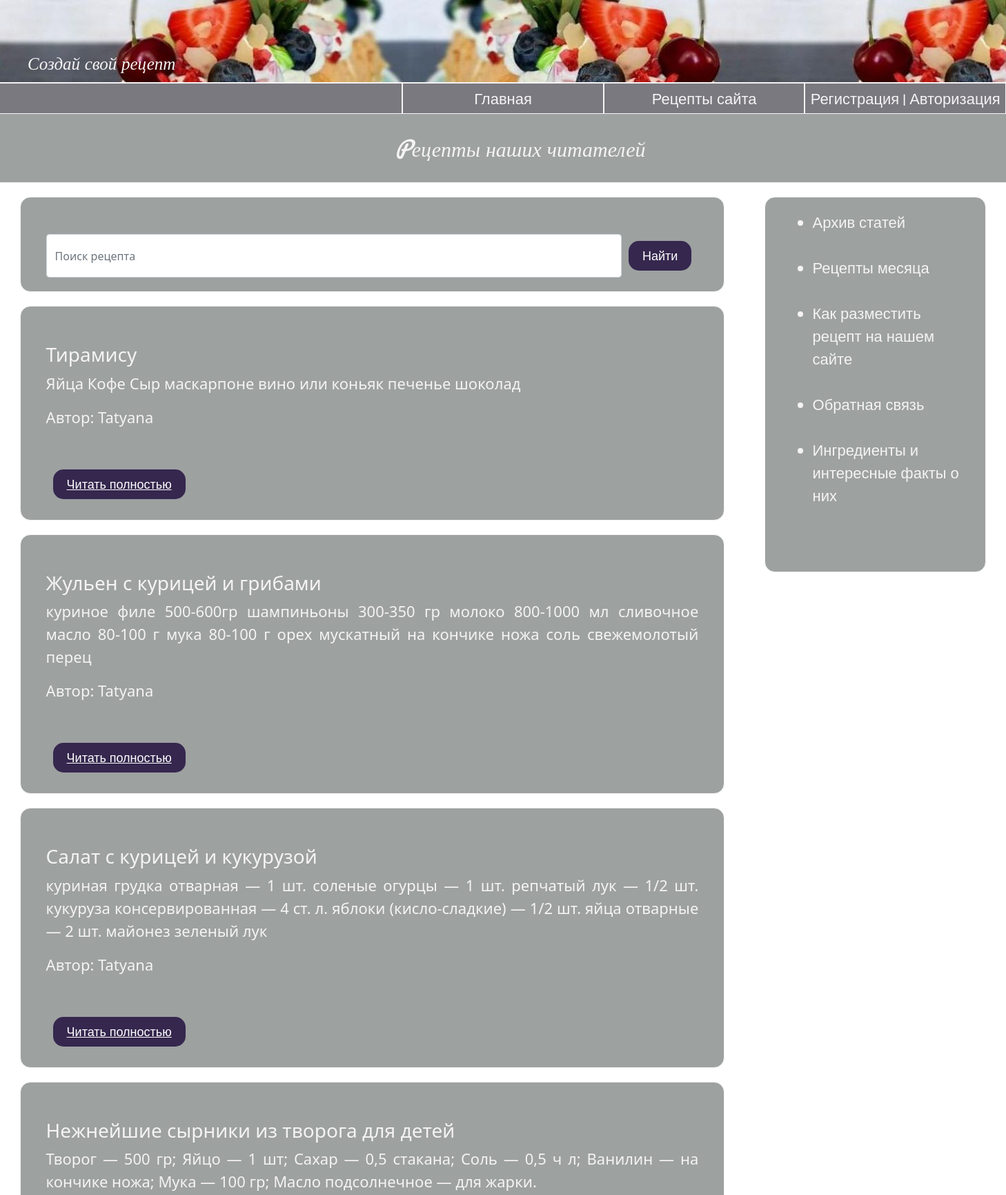
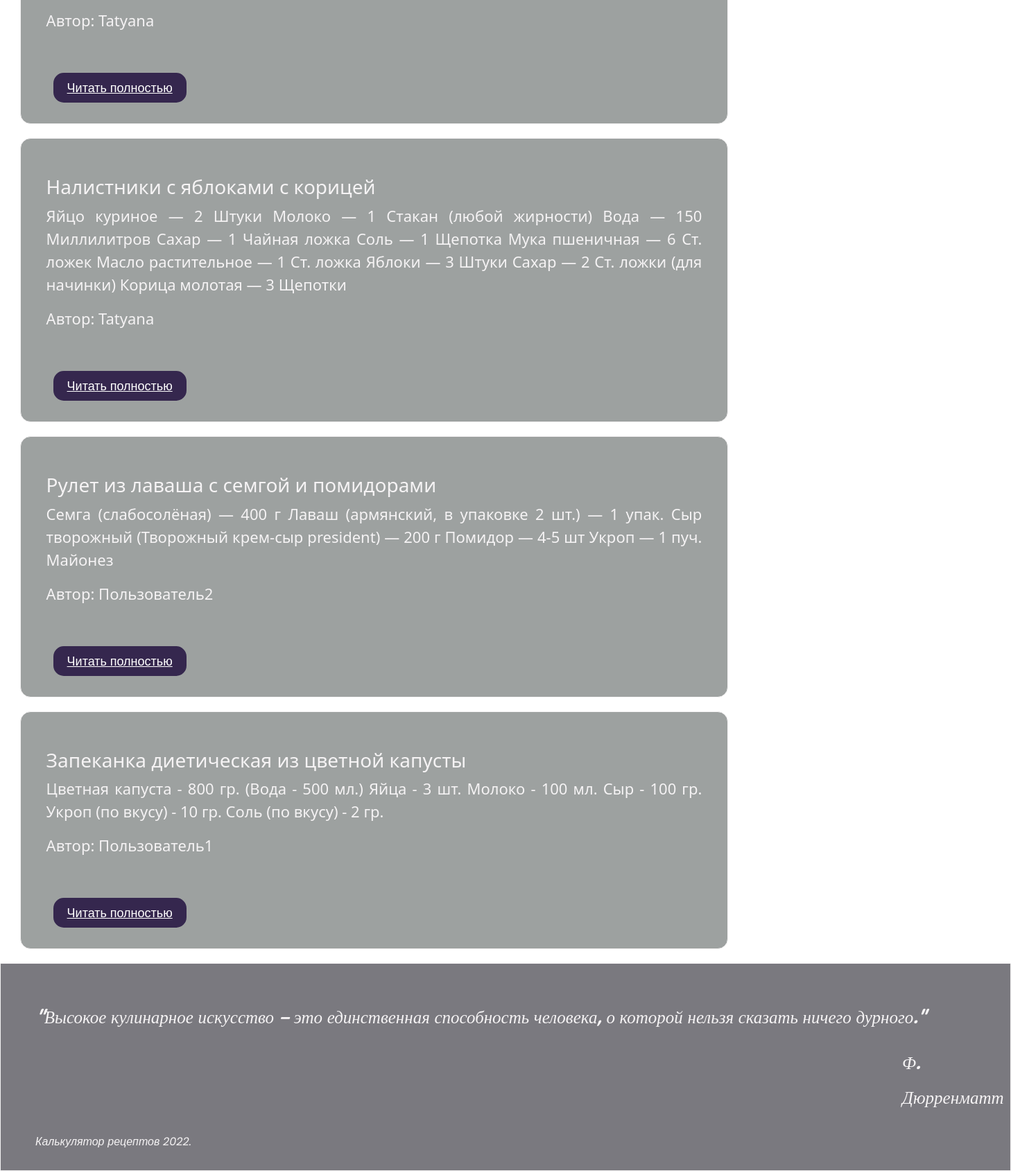
The page /db_recipes/ on the database its author committed (2 pictures, top to bottom).
### db_recipes/models.py (models this page shows, shortened)
class Recipes(models.Model):
    author = models.ForeignKey(User, on_delete = models.CASCADE, verbose_name='Автор', blank = True, null = True, related_name='author')
    title = models.CharField (max_length=100, verbose_name='Название рецепта')
    compound = models.TextField(max_length=500, verbose_name='Ингрeдиенты')
    cooking = models.TextField(max_length=2000, verbose_name='Процесс приготовления')
    recipe_of_month = models.CharField (max_length=100, verbose_name='Отметка "рецепт" месяца', default='no')
    class Meta:
        db_table='recipe'
        verbose_name='Рецепт'
        verbose_name_plural = 'Рецепты'

### db_recipes/views.py (the view)
# urls.py: path('', views.all_recipes, name='all_recipes'),
def all_recipes(request):
    search_guery = request.GET.get('q', '')
    if search_guery:
        rec = Recipes.objects.filter(title__icontains=search_guery)
    else:
        rec = Recipes.objects.order_by('-id')
    return render(request, 'db_recipes/all_recipes.html', {'rec': rec})

### db_recipes/templates/db_recipes/all_recipes.html
{% extends 'main/layout.html' %}
{% block greeting%} Pецепты наших читателей {% endblock %}
{% block content%}
<div id="main">
 <br>
 <form method="get" action="{%url 'search'%}" class="d-flex editContent">
     <input type="search" placeholder="Поиск рецепта" name="q" class="form-control" required="">
     <button type="submit"  class="button_add">
         <span class="fa fa-search" aria-hidden="true">Найти</span>
     </button>
 </form>
  </div>
        {% for el in rec%}
        <div id="main">
          <br>
          <h3>{{ el.title }}</h3>
          <p>{{ el.compound}}</p>
          <p>Автор: {{el.author}}</p>
          <br>
          <a href={% url 'recipe-detail' el.id %} class="button_add"'>Читать полностью</a>
        </div>
        {% endfor %}
{% endblock %}

### main/static/main/css/main.css (style rules this page uses)
* { margin: 0; padding: 0; }
#main, .aside { margin-top: 20px; border: 1px solid #f5f3f4; opacity: 100%; background:#9da1a0; margin-left: 2%; border-radius: 15px; }
#main { width:70%; color: #f5f3f4; font-size: 22px; text-align:justify; float: left; padding: 20px 2.5%; }
.button_add , .button_cancel { color: white; float:left; border-radius: 15px; background:#35274e; font-size: 18px; padding: 8px 20px; font-family: 'Poppins', sans-serif; border: none; margin:10px; }

### rows shown on the page
Recipes: title "Тирамису", compound "Яйца Кофе Сыр маскарпоне вино или коньяк печенье шоколад", author "Tatyana"
Recipes: title "Жульен с курицей и грибами", compound "куриное филе 500-600гр шампиньоны 300-350 гр молоко 800-1000 мл сливочное масло 80-100 г мука 80-100 г орех мускатный на кончике ножа соль свежемолотый перец", author "Tatyana"
Recipes: title "Салат с курицей и кукурузой", compound "куриная грудка отварная — 1 шт. соленые огурцы — 1 шт. репчатый лук — 1/2 шт. кукуруза консервированная — 4 ст. л. яблоки (кисло-сладкие) — 1/2 шт. яйца отварные — 2 шт. майонез зеленый лук", author "Tatyana"
Recipes: title "Нежнейшие сырники из творога для детей", compound "Творог — 500 гр; Яйцо — 1 шт; Сахар — 0,5 стакана; Соль — 0,5 ч л; Ванилин — на кончике ножа; Мука — 100 гр; Масло подсолнечное — для жарки.", author "Tatyana"
Recipes: title "Налистники с яблоками с корицей", compound "Яйцо куриное — 2 Штуки Молоко — 1 Стакан (любой жирности) Вода — 150 Миллилитров Сахар — 1 Чайная ложка Соль — 1 Щепотка Мука пшеничная — 6 Ст. ложек Масло растительное — 1 Ст. ложка Яблоки — 3 Штуки Сахар — 2 Ст. ложки (для начинки) Корица молотая — 3 Щепотки", author "Tatyana"
Recipes: title "Рулет из лаваша с сeмгой и помидорами", compound "Семга (слабосолёная) — 400 г Лаваш (армянский, в упаковке 2 шт.) — 1 упак. Сыр творожный (Творожный крем-сыр president) — 200 г Помидор — 4-5 шт Укроп — 1 пуч. Майонез", author "Пользователь2"
Recipes: title "Запеканка диетическая из цветной капусты", compound "Цветная капуста - 800 гр. (Вода - 500 мл.) Яйца - 3 шт. Молоко - 100 мл. Сыр - 100 гр. Укроп (по вкусу) - 10 гр. Соль (по вкусу) - 2 гр.", author "Пользователь1"
